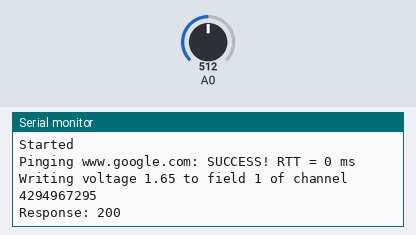
The sketch below on a simulated Arduino MKR. On the bench: the last lines printed to the serial monitor. Inputs (shaded band) come from the test bench; at power-on: A0 = 512. WiFi joins after 1.5 s; servers stay silent unless stated.

Above: at 2.7 s.
2.8 s: A0 set to 716
At 4.01 s:
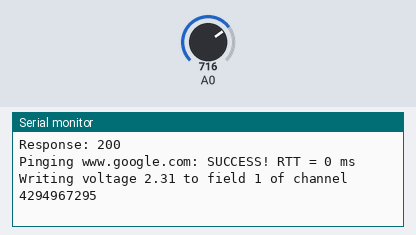
5.8 s: A0 set to 900
At 6.7 s:
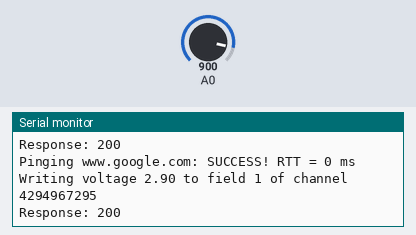
Timing chart, 0 to 8.8 s (numbered marks = the images above; inputs shaded):
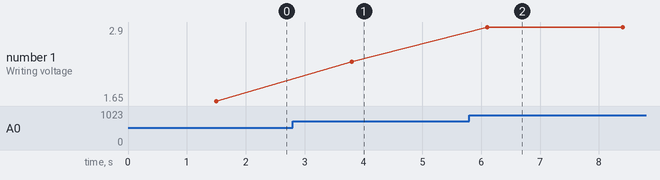

The sketch:

ThingspeakConnection.ino
```cpp
// (licence header left out)
#include "ThingSpeak.h"
#include <SPI.h>
#include <WiFi101.h>

char ssid[] = "<ssid here>";     //  your network SSID (name)
char pass[] = "<password here>";   // your network password
WiFiClient  client;

/*
  *****************************************************************************************
  **** Visit https://www.thingspeak.com to sign up for a free account and create
  **** a channel.  The video tutorial http://community.thingspeak.com/tutorials/thingspeak-channels/
  **** has more information. You need to change this to your channel, and your write API key
  **** IF YOU SHARE YOUR CODE WITH OTHERS, MAKE SURE YOU REMOVE YOUR WRITE API KEY!!
  *****************************************************************************************/
unsigned long myChannelNumber = -1; //Put your channel number in here
const char * myWriteAPIKey = "<API KEY HERE>"; //Put your API key in here

String hostName = "www.google.com";
int pingResult;

void setup() {
  Serial.begin(57600);   // Make sure that the number in the bottom right of the Serial Monitor matches this
  while( !Serial) {;}    // Wait until the Serial port is ready so we don't miss any output
  WiFi.setPins(8,7,4,2); // Setup the WiFi on the Feather boards

  /* Start the WiFi connection */
  Serial.println("Starting...");
  Serial.println("Connecting to WiFi");
  int conn = WiFi.begin(ssid, pass);
  if( conn == WL_CONNECTED )        { Serial.println("OK!");}
  else if( conn == WL_IDLE_STATUS ) {Serial.println("Idle");}
  else                              {Serial.println("Unknown response");}

  /* Now connect to ThingSpeak */
  ThingSpeak.begin(client);
  Serial.println("Started");
}

void loop() {

  /* First of all, get the data and calculate the voltage */
  // read the input on analog pin 0:
  int sensorValue = analogRead(A0);

  //The voltage can be between 0 and 3.3v, and gives readings from 0 to 2013
  float voltage = sensorValue * (3.3 / 1024.0);

  /* Now, test the wifi connection by trying to connect to a server that we know works */
  Serial.print("Pinging ");
  Serial.print(hostName);
  Serial.print(": ");
  pingResult = WiFi.ping(hostName);

  if (pingResult >= 0) {
    Serial.print("SUCCESS! RTT = ");
    Serial.print(pingResult);
    Serial.println(" ms");
  } else {
    Serial.print("FAILED! Error code: ");
    Serial.println(pingResult);
  }

  //Check that a channel number has been set
  if( myChannelNumber < 0 ) { Serial.println("Warning! No channel number set!"); }

  /*
   * Finally, try to write to ThingSpeak
   * There are up to 8 fields in a channel, allowing you to store up to 8 different
   * pieces of information.  Here, we write to field 1.
   */
  Serial.print("Writing voltage " );
  Serial.print(voltage);
  Serial.print(" to field 1 of channel " );
  Serial.println(myChannelNumber);
  int resp = ThingSpeak.writeField(myChannelNumber, 1, voltage, myWriteAPIKey);
  Serial.print("Response: ");
  Serial.println(resp);
  delay(2000); // ThingSpeak will only accept updates every 15 seconds.

}
```

Measured:
- after the input at 2.8 s, the serial monitor: prints a new line after 1.0 s (image 1)
- after the input at 5.8 s, the serial monitor: prints a new line after 0.30 s (image 2)
- plotted number 1: 1.65 → 2.31 after the input at 2.8 s, 2.31 → 2.9 after the input at 5.8 s
